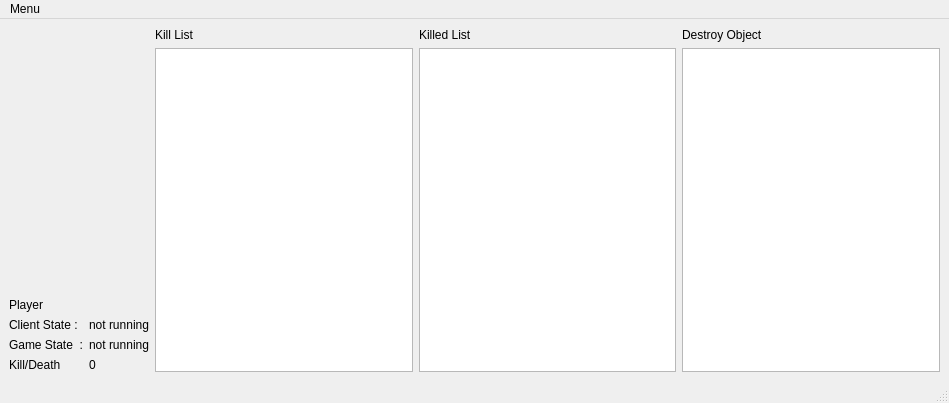
<?xml version="1.0" encoding="UTF-8"?>
<ui version="4.0">
 <class>MainWindow</class>
 <widget class="QMainWindow" name="MainWindow">
  <property name="geometry">
   <rect>
    <x>0</x>
    <y>0</y>
    <width>949</width>
    <height>403</height>
   </rect>
  </property>
  <property name="windowTitle">
   <string>MainWindow</string>
  </property>
  <widget class="QWidget" name="centralwidget">
   <layout class="QGridLayout" name="gridLayout_2">
    <item row="0" column="1">
     <layout class="QHBoxLayout" name="horizontalLayout_2">
      <item>
       <layout class="QVBoxLayout" name="verticalLayout">
        <item>
         <widget class="QLabel" name="label_4">
          <property name="text">
           <string>Kill List</string>
          </property>
         </widget>
        </item>
        <item>
         <widget class="QListWidget" name="killListWidget"/>
        </item>
       </layout>
      </item>
      <item>
       <layout class="QVBoxLayout" name="verticalLayout_2">
        <item>
         <widget class="QLabel" name="label_5">
          <property name="text">
           <string>Killed List</string>
          </property>
         </widget>
        </item>
        <item>
         <widget class="QListWidget" name="killedListWidget"/>
        </item>
       </layout>
      </item>
      <item>
       <layout class="QVBoxLayout" name="verticalLayout_3">
        <item>
         <widget class="QLabel" name="label_9">
          <property name="text">
           <string>Destroy Object</string>
          </property>
         </widget>
        </item>
        <item>
         <widget class="QListWidget" name="destroyListWidget"/>
        </item>
       </layout>
      </item>
     </layout>
    </item>
    <item row="0" column="0">
     <layout class="QVBoxLayout" name="verticalLayout_5">
      <item>
       <layout class="QVBoxLayout" name="verticalLayout_4">
        <item>
         <layout class="QHBoxLayout" name="horizontalLayout"/>
        </item>
       </layout>
      </item>
      <item>
       <spacer name="verticalSpacer">
        <property name="orientation">
         <enum>Qt::Vertical</enum>
        </property>
        <property name="sizeHint" stdset="0">
         <size>
          <width>17</width>
          <height>98</height>
         </size>
        </property>
       </spacer>
      </item>
      <item>
       <layout class="QGridLayout" name="gridLayout">
        <item row="0" column="0">
         <widget class="QLabel" name="label_6">
          <property name="text">
           <string>Player</string>
          </property>
         </widget>
        </item>
        <item row="0" column="1">
         <widget class="QLabel" name="playerNameLabel">
          <property name="text">
           <string/>
          </property>
         </widget>
        </item>
        <item row="1" column="0">
         <widget class="QLabel" name="label_2">
          <property name="text">
           <string>Client State :</string>
          </property>
         </widget>
        </item>
        <item row="1" column="1">
         <widget class="QLabel" name="clientStateLabel">
          <property name="text">
           <string>not running</string>
          </property>
         </widget>
        </item>
        <item row="2" column="0">
         <widget class="QLabel" name="label_3">
          <property name="text">
           <string>Game State  :</string>
          </property>
         </widget>
        </item>
        <item row="2" column="1">
         <widget class="QLabel" name="gameStateLabel">
          <property name="text">
           <string>not running</string>
          </property>
         </widget>
        </item>
        <item row="3" column="0">
         <widget class="QLabel" name="label_7">
          <property name="text">
           <string>Kill/Death</string>
          </property>
         </widget>
        </item>
        <item row="3" column="1">
         <widget class="QLabel" name="killDeathLabel">
          <property name="sizePolicy">
           <sizepolicy hsizetype="Fixed" vsizetype="Fixed">
            <horstretch>0</horstretch>
            <verstretch>0</verstretch>
           </sizepolicy>
          </property>
          <property name="text">
           <string>0</string>
          </property>
         </widget>
        </item>
       </layout>
      </item>
     </layout>
    </item>
   </layout>
  </widget>
  <widget class="QMenuBar" name="menubar">
   <property name="geometry">
    <rect>
     <x>0</x>
     <y>0</y>
     <width>949</width>
     <height>24</height>
    </rect>
   </property>
   <widget class="QMenu" name="menuMenu">
    <property name="title">
     <string>Menu</string>
    </property>
    <addaction name="actionSetting"/>
    <addaction name="actionAbout"/>
    <addaction name="actionExit"/>
   </widget>
   <addaction name="menuMenu"/>
  </widget>
  <widget class="QStatusBar" name="statusbar"/>
  <action name="actionAbout">
   <property name="text">
    <string>about</string>
   </property>
  </action>
  <action name="actionExit">
   <property name="text">
    <string>exit</string>
   </property>
  </action>
  <action name="actionSetting">
   <property name="text">
    <string>setting</string>
   </property>
  </action>
 </widget>
 <tabstops>
  <tabstop>killListWidget</tabstop>
  <tabstop>killedListWidget</tabstop>
  <tabstop>destroyListWidget</tabstop>
 </tabstops>
 <resources/>
 <connections/>
</ui>
